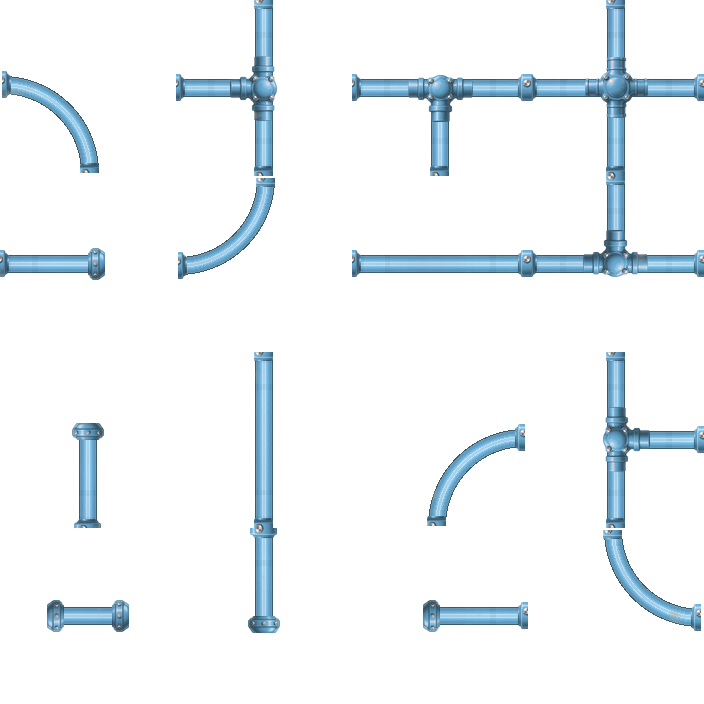
#> input picture src/RimMandrake/FlowWorks/art_source/pipe/prefix_fixtures/Modern_UniversalPipe_Atlas_prefix.png, 704 x 704 px, given in place of UniversalPipe_Atlas.png, which was not available
$ python compose_modern_straights.py out.png
#> lines starting #> are read from the running program, lines starting #| are printed output that depends on the picture
#!/usr/bin/env python3
"""RIMMANDRAKE_INSTALL_TANK_SPRINKLER_PICKS_REDO_MODERN_PIPE_TOO_REPETITIVE: Modern pipe wear that does not repeat per cell.

Owner 2026-11-22: "The modern pipe mods look too repetitive, they need to be more organic and non-repeating."
The earlier repaints (LookOptions_2026-11-22/repaint_options.py pipe_atlas) painted wear INTO the linked atlas, so every
straight cell of a run carried the same marks. FlowWorks already draws a per-cell variant for straight cells when a look
ships a sheet beside its atlas (Machinery/PipeStraightVariants.cs: <look>/UniversalPipe_Straights, 4 columns, row 0
east-west, row 1 north-south, picked by a stable cell hash: atlas 3/8, v1 2/8, v2 1/8, v3 1/8, v4 1/8). So the fix is art
only: keep the atlas as shipped (clean) and put each kind of wear on ONE variant, at a different place along the cell.
Most cells stay clean; no mark recurs at a fixed period.

Every mark is painted inside the shown cell, MARGIN px clear of both ends, so each variant's ends equal the atlas straight
byte for byte and any mix joins exactly. The north-south row is built from the atlas's own north-south straight with the
coordinates transposed and its own seeds (so it is not a rotated copy of the east-west wear).

Generator-free (procedural on the shipped pixels): colour, tone and, for hardware, a small opaque band around the tube.

Usage: compose_modern_straights.py OUTDIR   writes pipe_modern_straights_{A,B,C}.png (704 x 352, the atlas's tile size)
"""
import sys
from pathlib import Path

import numpy as np
from PIL import Image

HERE = Path(__file__).resolve().parent
ATLAS = HERE.parents[1] / "Textures/RimMandrake/FlowWorks/Pipe/Modern/UniversalPipe_Atlas.png"
NV = 4          # PipeStraightVariants.Count
MARGIN = 20     # px of each shown cell end left exactly as the atlas straight


def load_tiles():
    a = np.asarray(Image.open(ATLAS).convert("RGBA")).astype(np.float32) / 255
    T = a.shape[1] // 4

    def tile(i):                       # Graphic_Linked index i = link mask; atlas row 0 is the image's top
        col, r = i % 4, 3 - i // 4
        return a[r * T:(r + 1) * T, col * T:(col + 1) * T].copy()
    return tile(10), tile(5), T


def smooth(x, lo, hi):
    t = np.clip((x - lo) / (hi - lo + 1e-9), 0, 1)
    return t * t * (3 - 2 * t)


def noise1(n, sigma, rng):
    """A smooth 1-D noise in [-1, 1]."""
    v = rng.standard_normal(n + 8 * int(sigma) + 8)
    k = np.exp(-0.5 * (np.arange(-3 * sigma, 3 * sigma + 1) / max(sigma, 0.5)) ** 2)
    v = np.convolve(v, k / k.sum(), "same")[4 * int(sigma) + 4:][:n]
    return v / (np.abs(v).max() + 1e-9)


def noise2(shape, sigma, rng):
    from numpy.fft import fft2, ifft2, fftfreq
    w = rng.standard_normal(shape)
    fy, fx = fftfreq(shape[0])[:, None], fftfreq(shape[1])[None, :]
    g = np.exp(-2 * (np.pi * sigma) ** 2 * (fx ** 2 + fy ** 2))
    f = np.real(ifft2(fft2(w) * g))
    f = (f - f.min()) / (f.max() - f.min() + 1e-9)
    return f


class Tile:
    """A straight tile in RUN coordinates: u along the pipe, v across it (-1..1 over the tube, |v|>1 off it).
    For the north-south tile the arrays are transposed in and out, so one painter serves both."""

    def __init__(self, base, T, ns):
        self.ns = ns
        b = base.transpose(1, 0, 2) if ns else base
        self.rgb = b[..., :3].copy()
        self.al = b[..., 3].copy()
        self.T = T
        self.P = T // 8
        rows = np.where(self.al[:, T // 2] > 0.5)[0]
        self.c0, self.c1 = rows[0], rows[-1]                       # tube rows
        self.mid = (self.c0 + self.c1) / 2
        self.rad = (self.c1 - self.c0 + 1) / 2
        yy, xx = np.mgrid[0:T, 0:T].astype(np.float32)
        self.u = xx
        self.v = (yy - self.mid) / self.rad
        self.tube = (np.abs(self.v) <= 1.0).astype(np.float32) * (self.al > 0.5)
        self.L = self.rgb @ np.array([0.299, 0.587, 0.114], np.float32)
        self.lo, self.hi = self.P + MARGIN, self.T - self.P - MARGIN      # where a mark may live

    def out(self):
        a = np.concatenate([np.clip(self.rgb, 0, 1), np.clip(self.al, 0, 1)[..., None]], -1)
        return a.transpose(1, 0, 2) if self.ns else a

    def guard(self, m):
        """Zero a mask outside the paintable span, softly over 4 px."""
        return m * smooth(self.u, self.lo, self.lo + 4) * (1 - smooth(self.u, self.hi - 4, self.hi))

    # ------------------------------------------------------------------ marks
    def drift(self, rng, amp=0.05):
        """A slow value/hue wander along the cell (within the paintable span): paint never reads perfectly even."""
        n = noise1(self.T, 14, rng)
        g = self.guard(np.ones_like(self.u)) * self.tube
        k = 1 + amp * n[self.u.astype(int)] * g
        self.rgb = self.rgb * k[..., None]

    def touchup(self, c, length, rng, paint=(0.30, 0.52, 0.66)):
        """A band of newer paint round the tube: a slightly different blue, ragged brush ends."""
        rows = np.clip(np.round((self.v + 1.5) * self.rad), 0, 63).astype(int)       # one brush-end offset per tube row
        left, right = noise1(64, 0.8, rng)[rows] * 1.2, noise1(64, 0.8, rng)[rows] * 1.2   # each end its own
        d = np.where(self.u < c, c - self.u + left, self.u - c + right)
        m = smooth(length / 2 - d, -0.8, 0.8) * self.tube
        m = self.guard(m)
        shade = (self.L / (np.median(self.L[self.tube > 0]) + 1e-6))[..., None]
        fresh = np.array(paint, np.float32) * shade
        m = m * 0.85
        self.rgb = self.rgb * (1 - m[..., None]) + fresh * m[..., None]

    def chips(self, c, span, n, rng, rust=0.0):
        """A cluster of paint chips showing grey galvanised steel, a dark rim; optional rust in the larger ones."""
        for _ in range(n):
            cu = c + rng.uniform(-span / 2, span / 2)
            cv = rng.uniform(-0.85, 0.85)
            ru, rv = rng.uniform(1.2, 4.5), rng.uniform(0.10, 0.22)
            d = np.sqrt(((self.u - cu) / ru) ** 2 + ((self.v - cv) / rv) ** 2)
            core = smooth(1.0 - d, 0, 0.5) * self.tube * 0.85
            rim = smooth(1.5 - d, 0, 0.5) * (1 - core) * self.tube
            core, rim = self.guard(core), self.guard(rim)
            metal = (0.30 + 0.55 * self.L)[..., None] * np.array([0.78, 0.79, 0.80], np.float32)
            if rust and ru > 2.4:
                metal = metal * (1 - rust) + rust * np.array([0.55, 0.33, 0.18], np.float32) * (0.6 + 0.6 * self.L)[..., None]
            self.rgb = self.rgb * (1 - rim[..., None] * 0.18)
            self.rgb = self.rgb * (1 - core[..., None]) + metal * core[..., None]

    def grime(self, c, length, rng, side=1, strength=0.6, col=(0.60, 0.50, 0.38)):
        """Dust and dirt banked on one side of the tube, soft along the run, mottled."""
        wob = noise1(64, 1.5, rng)[np.clip(np.round((self.v + 1.5) * self.rad), 0, 63).astype(int)] * length * 0.18
        along = smooth(length / 2 + wob - np.abs(self.u - c), 0, length * 0.3)
        across = smooth(side * self.v, -0.7, 0.6)
        mott = noise2((self.T, self.T), 1.6, rng)
        m = self.guard(along * across * (0.45 + 0.75 * mott) * self.tube) * strength
        dirt = np.array(col, np.float32) * (0.80 + 0.35 * self.L)[..., None]
        self.rgb = self.rgb * (1 - m[..., None]) + dirt * m[..., None]

    def fade(self, c, length, strength=0.5):
        """A sun-faded stretch: lighter, greyer paint on the lit (north) half, soft ends."""
        along = smooth(length / 2 - np.abs(self.u - c), 0, length * 0.4)
        m = self.guard(along * smooth(-self.v, -0.6, 0.7) * self.tube) * strength
        grey = (self.L * 0.9 + 0.12)[..., None] * np.array([0.93, 0.97, 1.0], np.float32)
        self.rgb = self.rgb * (1 - m[..., None]) + grey * m[..., None]

    def rust(self, c, rng, r=3.5, col=(0.47, 0.29, 0.16)):
        """A small rust bloom where the paint broke: an irregular brown blot, darker at its heart, soft edge."""
        cv = rng.uniform(-0.5, 0.5)
        d = np.sqrt((self.u - c) ** 2 + ((self.v - cv) * self.rad * 1.3) ** 2)
        wob = noise2((self.T, self.T), 1.2, rng) * 2.0
        m = smooth(r + wob - d, 0, 1.8) * self.tube
        heart = smooth(r * 0.45 + wob * 0.5 - d, 0, 1.2) * self.tube
        m, heart = self.guard(m) * 0.8, self.guard(heart)
        stain = np.array(col, np.float32) * (0.65 + 0.5 * self.L)[..., None]
        self.rgb = self.rgb * (1 - m[..., None]) + stain * m[..., None]
        self.rgb = self.rgb * (1 - 0.3 * heart[..., None])

    def clamp(self, c, width=6, ear=4, bolts=True):
        """A galvanised strap clamp holding the pipe down: a band round the tube with a bolted foot on each side."""
        band = (np.abs(self.u - c) <= width / 2)
        reach = 1 + ear / self.rad
        body = band & (np.abs(self.v) <= reach)
        foot = (np.abs(self.u - c) <= width / 2 + 2) & (np.abs(self.v) > 1.0) & (np.abs(self.v) <= reach)
        m = (body | foot).astype(np.float32)
        m = self.guard(m)
        # shading: the band is a cylinder over the tube (lit from the north), flat on the feet
        cyl = np.where(np.abs(self.v) <= 1.0, 0.62 + 0.34 * np.cos(np.clip(self.v + 0.35, -1.6, 1.6)), 0.58)
        edge = (np.abs(np.abs(self.u - c) - width / 2) < 0.8).astype(np.float32) * 0.22
        steel = (cyl - edge)[..., None] * np.array([0.60, 0.62, 0.64], np.float32)
        if bolts:
            for s in (-1, 1):
                bv = s * (1 + ear / 2 / self.rad)
                d = np.sqrt((self.u - c) ** 2 + ((self.v - bv) * self.rad) ** 2)
                b = smooth(1.6 - d, 0, 0.6)
                steel = steel * (1 - b[..., None] * 0.55)
        self.rgb = self.rgb * (1 - m[..., None]) + steel * m[..., None]
        self.al = np.maximum(self.al, m)

    def coupling(self, c, width=9, lip=2):
        """A pipe coupling: a slightly wider collar in the pipe's blue, two raised ridges."""
        reach = 1 + lip / self.rad
        m = ((np.abs(self.u - c) <= width / 2) & (np.abs(self.v) <= reach)).astype(np.float32)
        m = self.guard(m)
        cyl = 0.55 + 0.38 * np.cos(np.clip(self.v / reach + 0.35, -1.6, 1.6))
        ridge = (np.abs(np.abs(self.u - c) - (width / 2 - 1.5)) < 0.9).astype(np.float32) * 0.18
        col = (cyl + ridge)[..., None] * np.array([0.42, 0.62, 0.80], np.float32)
        self.rgb = self.rgb * (1 - m[..., None]) + col * m[..., None]
        self.al = np.maximum(self.al, m)


def build(option, seed=0):
    ew, ns, T = load_tiles()
    sheet = np.zeros((2 * T, NV * T, 4), np.float32)
    for row, (base, is_ns) in enumerate(((ew, False), (ns, True))):
        for k in range(1, NV + 1):
            rng = np.random.default_rng(1000 * (ord(option) - 64) + 100 * row + k + seed)
            t = Tile(base, T, is_ns)
            span = (t.lo + 6, t.hi - 6)
            pos = lambda: rng.uniform(*span)                                # noqa: E731
            side = rng.choice([-1, 1])
            t.drift(rng)
            if option == "A":        # dusty, mostly clean: v1 (2/8) a faint dust bank; v2-v4 (3/8) one mark each
                if k == 1: t.grime(pos(), rng.uniform(60, 90), rng, side=side, strength=0.35)
                if k == 2: t.chips(pos(), rng.uniform(8, 16), int(rng.integers(3, 6)), rng)
                if k == 3: t.touchup(pos(), rng.uniform(12, 20), rng)
                if k == 4:
                    t.fade(pos(), rng.uniform(50, 80), strength=0.45); t.grime(pos(), rng.uniform(30, 50), rng, side=side, strength=0.6)
            elif option == "B":      # sun and grime: every variant marked, each differently; the atlas straight stays clean (3/8)
                if k == 1:
                    t.fade(pos(), rng.uniform(60, 90), strength=0.7); t.grime(pos(), 60, rng, side=side, strength=0.7)
                if k == 2:
                    t.touchup(pos(), rng.uniform(16, 26), rng); t.grime(pos(), 70, rng, side=side, strength=0.75)
                if k == 3:
                    c = pos(); t.chips(c, 14, 5, rng, rust=0.6); t.rust(c + rng.uniform(-4, 4), rng)
                    t.grime(pos(), 60, rng, side=side, strength=0.6)
                if k == 4:
                    t.grime(pos(), rng.uniform(70, 90), rng, side=side, strength=0.95); t.chips(pos(), 8, 3, rng)
            elif option == "C":      # fittings: a strap clamp (1/8) and a coupling (1/8) among light wear
                if k == 1: t.grime(pos(), rng.uniform(60, 90), rng, side=side, strength=0.35)
                if k == 2: t.chips(pos(), rng.uniform(8, 14), int(rng.integers(3, 5)), rng)
                if k == 3:
                    c = pos(); t.clamp(c); t.grime(c + 8 * side, 30, rng, side=side, strength=0.5)
                if k == 4: t.coupling(pos())
            sheet[row * T:(row + 1) * T, (k - 1) * T:k * T] = t.out()
    return sheet, ew, ns, T


def seam_report(sheet, ew, ns, T):
    """Max abs difference between each variant's end strips and the atlas straight's (must be 0)."""
    P = T // 8
    worst = 0.0
    for row, base in enumerate((ew, ns)):
        for k in range(NV):
            v = sheet[row * T:(row + 1) * T, k * T:(k + 1) * T]
            if row == 0:
                ends = [np.s_[:, :P + MARGIN], np.s_[:, T - P - MARGIN:]]
            else:
                ends = [np.s_[:P + MARGIN, :], np.s_[T - P - MARGIN:, :]]
            for e in ends:
                worst = max(worst, float(np.abs(v[e] - base[e]).max()))
    return worst


def main(argv):
    out = Path(argv[1]); out.mkdir(parents=True, exist_ok=True)
    for opt in "ABC":
        sheet, ew, ns, T = build(opt)
#> in tile, `return a[r * T:(r + 1) * T, col * T:(col + 1) * T].copy()`:
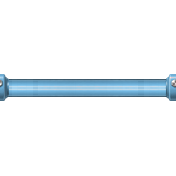
#> returned value: shape (176, 176, 4) float32; mean of channels 0, 1, 2, 3 0.0479, 0.0685, 0.0811, 0.106; transparent parts drawn white
#> call 2 of tile, with i = 5
#> in tile (call 2), `col, r = i % 4, 3 - i // 4`: col = 1; r = 2
#> in tile (call 2), `return a[r * T:(r + 1) * T, col * T:(col + 1) * T].copy()`:
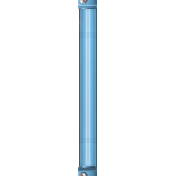
#> returned value: shape (176, 176, 4) float32; mean of channels 0, 1, 2, 3 0.0469, 0.067, 0.0792, 0.103; transparent parts drawn white
#> in build, `ew, ns, T = load_tiles()`: T = 176
#> the loop in build, `for row, (base, is_ns) in enumerate(((ew, False), (ns, True))):` made 2 passes
#> row on passes 1 to 2: 0, 1
#> pass 1, in __init__, `self.rgb = b[..., :3].copy()`:
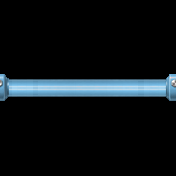
#> self.rgb: shape (176, 176, 3) float32; mean of channels 0, 1, 2 0.0479, 0.0685, 0.0811; drawn as R, G, B
#> pass 1, in __init__, `self.al = b[..., 3].copy()`:
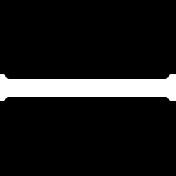
#> self.al: shape (176, 176) float32; min 0, max 1, mean 0.106
#> pass 1, in __init__, `yy, xx = np.mgrid[0:T, 0:T].astype(np.float32)`:
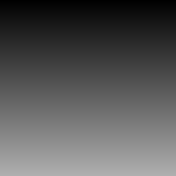
#> yy: shape (176, 176) float32; min 0, max 175, mean 87.5
#> pass 1, in __init__, `yy, xx = np.mgrid[0:T, 0:T].astype(np.float32)`:
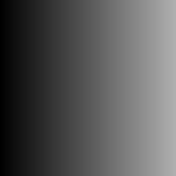
#> xx: shape (176, 176) float32; min 0, max 175, mean 87.5
#> after the loop in build, `for row, (base, is_ns) in enumerate(((ew, False), (ns, True))):`:
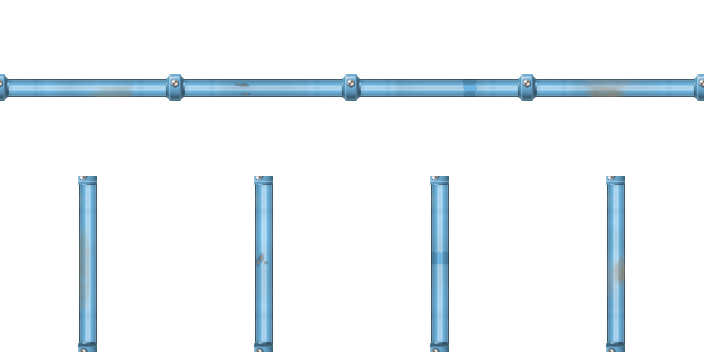
#> sheet: shape (352, 704, 4) float32; mean of channels 0, 1, 2, 3 0.0475, 0.0668, 0.0785, 0.104; transparent parts drawn white
#> T = 176
        w = seam_report(sheet, ew, ns, T)
#> in seam_report, `P = T // 8`: P = 22
#> the loop in seam_report, `for row, base in enumerate((ew, ns)):` made 2 passes
#> row on passes 1 to 2: 0, 1
#> w = 0
        assert w < 1e-6, f"option {opt}: variant ends differ from the atlas straight by {w}"
        p = out / f"pipe_modern_straights_{opt}.png"
        Image.fromarray((np.clip(sheet, 0, 1) * 255 + 0.5).astype(np.uint8)).save(p)
        print("wrote", p, "seam max diff", w)
#| wrote out.png/pipe_modern_straights_A.png seam max diff 0.0


if __name__ == "__main__":
    main(sys.argv)
